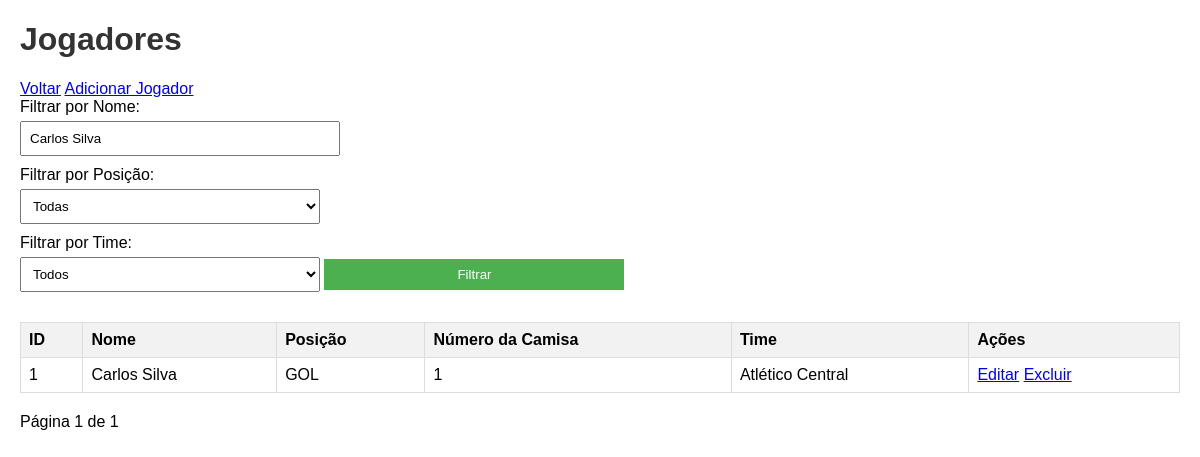
The app's page /jogadores/index.php?nome=Carlos Silva with its own data.
### tables this page shows
CREATE TABLE jogadores (
    id INT AUTO_INCREMENT PRIMARY KEY,
    nome VARCHAR(100) NOT NULL,
    posicao VARCHAR(30) NOT NULL,
    numero_camisa INT NOT NULL,
    time_id INT,
    FOREIGN KEY (time_id) REFERENCES times(id)
);

CREATE TABLE times (
    id INT AUTO_INCREMENT PRIMARY KEY,
    nome VARCHAR(100) NOT NULL,
    cidade VARCHAR(100) NOT NULL
);

### jogadores/index.php (the view, shortened to what this page needs)
<?php
include '../includes/db.php';
$page = isset($_GET['page']) ? (int)$_GET['page'] : 1;
$limit = 10;
$offset = ($page - 1) * $limit;
$filter_nome = isset($_GET['nome']) ? $_GET['nome'] : '';
$filter_posicao = isset($_GET['posicao']) ? $_GET['posicao'] : '';
$filter_time = isset($_GET['time_id']) ? $_GET['time_id'] : '';
$query = "SELECT jogadores.*, times.nome as time_nome FROM jogadores LEFT JOIN times ON jogadores.time_id = times.id WHERE jogadores.nome LIKE '%$filter_nome%' AND jogadores.posicao LIKE '%$filter_posicao%' AND (jogadores.time_id = '$filter_time' OR '$filter_time' = '') LIMIT $limit OFFSET $offset";
$result = $conn->query($query);
$total_query = "SELECT COUNT(*) as total FROM jogadores LEFT JOIN times ON jogadores.time_id = times.id WHERE jogadores.nome LIKE '%$filter_nome%' AND jogadores.posicao LIKE '%$filter_posicao%' AND (jogadores.time_id = '$filter_time' OR '$filter_time' = '')";
$total_result = $conn->query($total_query);
$total_row = $total_result->fetch_assoc();
$total = $total_row['total'];
$total_pages = ceil($total / $limit);
?>
<!DOCTYPE html>
<html lang="pt-br">
<head>
    <link rel="stylesheet" href="../style.css">
</head>
<body>
    <h1>Jogadores</h1>
    <a href="../index.php">Voltar</a>
    <a href="create.php">Adicionar Jogador</a>
    <form method="GET">
        <label for="nome">Filtrar por Nome:</label>
        <input type="text" name="nome" value="<?php echo htmlspecialchars($filter_nome); ?>">
        <label for="posicao">Filtrar por Posição:</label>
        <select name="posicao">
            <option value="">Todas</option>
        </select>
        <label for="time_id">Filtrar por Time:</label>
        <select name="time_id">
            <option value="">Todos</option>
        </select>
        <button type="submit">Filtrar</button>
    </form>
    <table>
        <tr>
            <th>ID</th>
            <th>Nome</th>
            <th>Posição</th>
            <th>Número da Camisa</th>
            <th>Time</th>
            <th>Ações</th>
        </tr>
        <?php while ($row = $result->fetch_assoc()): ?>
        <tr>
            <td><?php echo $row['id']; ?></td>
            <td><?php echo htmlspecialchars($row['nome']); ?></td>
            <td><?php echo htmlspecialchars($row['posicao']); ?></td>
            <td><?php echo $row['numero_camisa']; ?></td>
            <td><?php echo htmlspecialchars($row['time_nome']); ?></td>
            <td>
                <a href="edit.php?id=<?php echo $row['id']; ?>">Editar</a>
                <a href="delete.php?id=<?php echo $row['id']; ?>" onclick="return confirm('Tem certeza?')">Excluir</a>
            </td>
        </tr>
        <?php endwhile; ?>
    </table>
    <div>
        Página <?php echo $page; ?> de <?php echo $total_pages; ?>
    </div>
</body>
</html>

### style.css (style rules this page uses)
body { font-family: Arial, sans-serif; margin: 20px; }
h1, h2 { color: #333; }
table { width: 100%; border-collapse: collapse; margin-bottom: 20px; }
th, td { border: 1px solid #ddd; padding: 8px; text-align: left; }
th { background-color: #f2f2f2; }
form { margin-bottom: 20px; }
label { display: block; margin-bottom: 5px; }
input, select, button { padding: 8px; margin-bottom: 10px; width: 100%; max-width: 300px; }
button { background-color: #4CAF50; color: white; border: none; cursor: pointer; }

### records on screen
jogadores: id "1", nome "Carlos Silva", posicao "GOL", numero_camisa "1", time.nome "Atlético Central"

### other values on screen
$page "1"
$total_pages "1"
